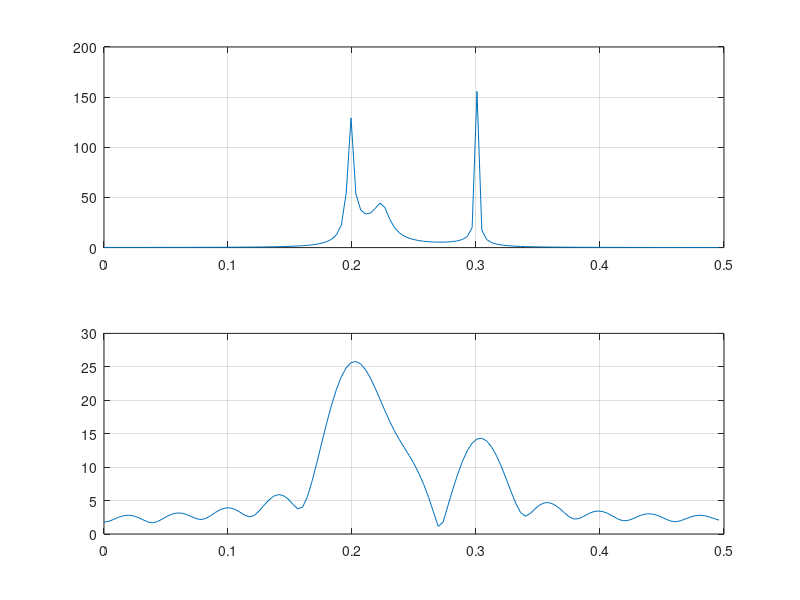

MATLAB code to generate this figure:
%dsp book prony method for harmonic estimation
Am=[2,1.5,1];
P=length(Am);
F=[0.2,0.225,0.3];
N=25;
s=Am*cos(2*pi*F'*(0:N-1));
SNR=40;
sigma2=(s*s'/N)/(10^(SNR/10));

%noisy signal:
x=s+sqrt(sigma2)*randn(1,N);
D=toeplitz(x(2*P+1:N),x(2*P+1:-1:1));
R=D'*D;
U=[1;zeros(2*P,1)];
B=inv(R)*U;
lambda=U'*B;
A=B/lambda;

%verification:
Lfft=256;
fq=(0:Lfft-1)/Lfft;
gf=1./abs(fft(A,Lfft));
subplot(2,1,1); plot(fq(1:Lfft/2),gf(1:Lfft/2)); grid
xf=abs(fft(x,Lfft));
subplot(2,1,2); plot(fq(1:Lfft/2),xf(1:Lfft/2)); grid



